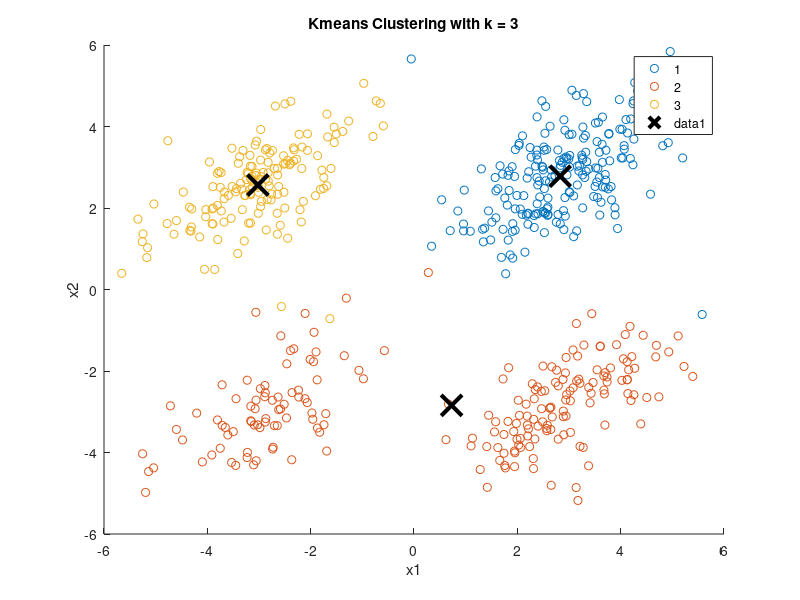
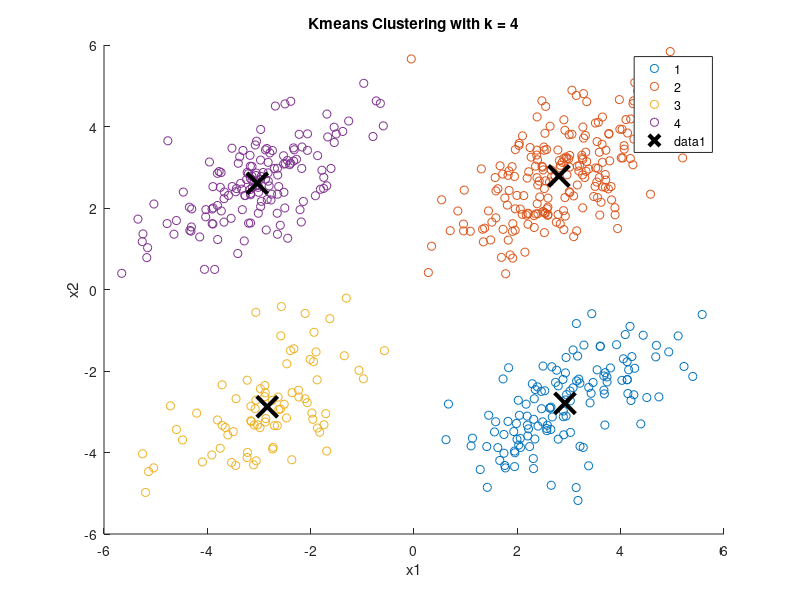
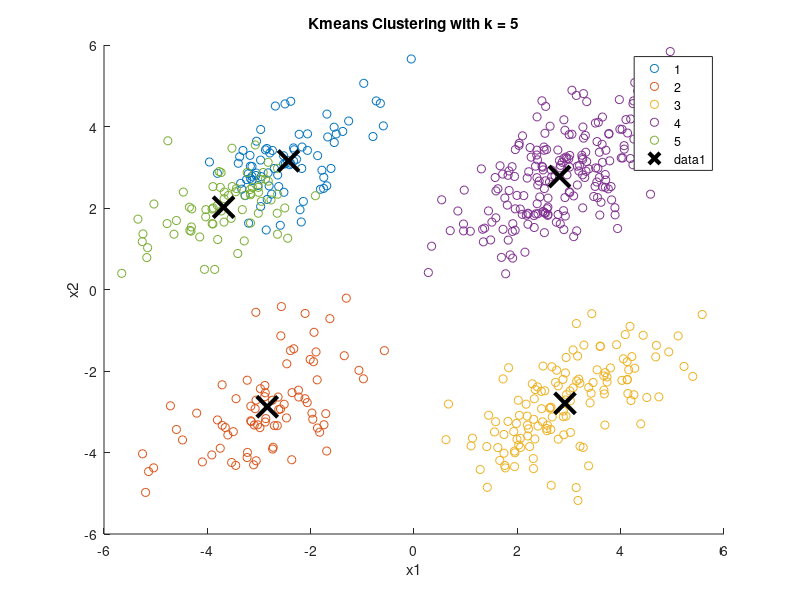
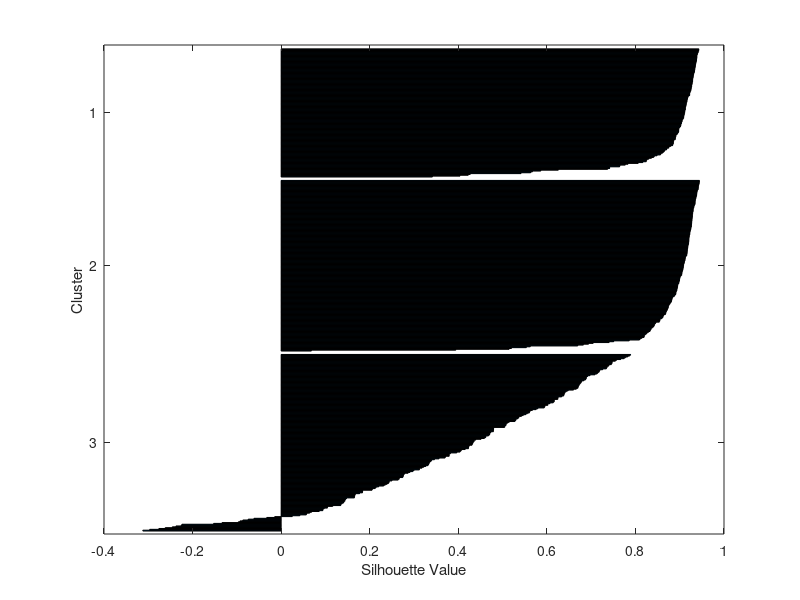

Write MATLAB code to recreate these figures, in order. (Note: this script raises an error after producing the figures.)
%load the MATLAB file named kmeansdata.mat
load('kmeansdata.mat');

k = [3,4,5]

% implement Kmeans clustering and then repeat the same procedure to evaluate different number of clusters
for i = 1:length(k)
    [idx, C] = kmeans(X, k(i));
    figure;
    gscatter(X(:,1),X(:,2),idx);
    hold on;
    plot(C(:,1),C(:,2),'kx','MarkerSize',15,'LineWidth',3);
    title(['Kmeans Clustering with k = ', num2str(k(i))]);
    xlabel('x1');
    ylabel('x2');
    hold off;
end

%find out the optimal number of classes that achieve the best performance
eva = evalclusters(X,'kmeans','CalinskiHarabasz','KList',[1:6]);
disp(eva)

%For each K value, report the mean performance using the Silhouette measure and plot the Silhouette for each cluster 
for i = 1:length(k)
    [idx, C] = kmeans(X, k(i));
    figure;
    [silh,h] = silhouette(X,idx);
    h = gca;
    h.Children.EdgeColor = [.8 .8 1];
    xlabel 'Silhouette Value';
    ylabel 'Cluster';
    title(['Silhouette Plot with k = ', num2str(k(i))]);
    hold off;
end






